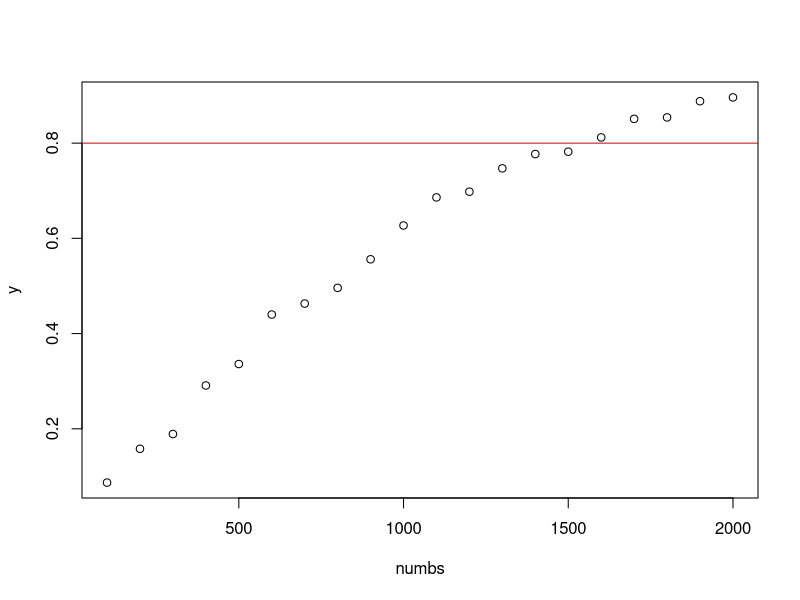
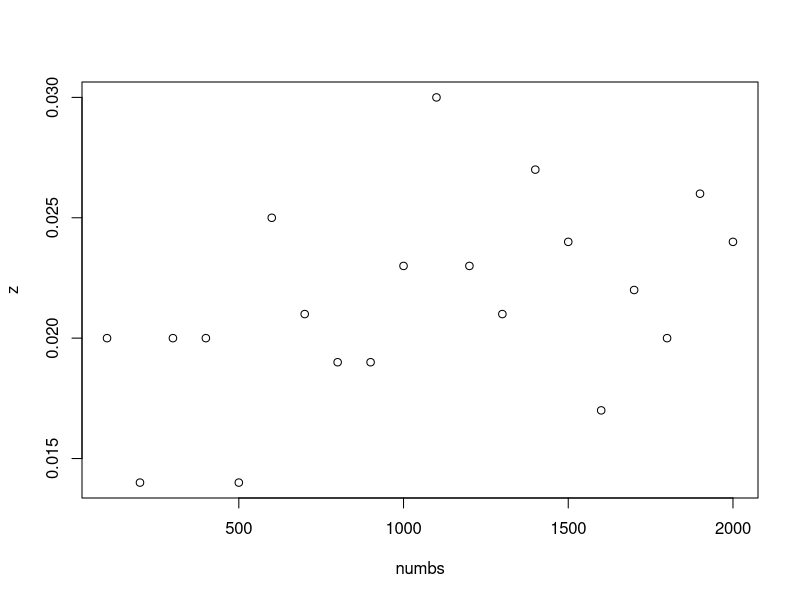
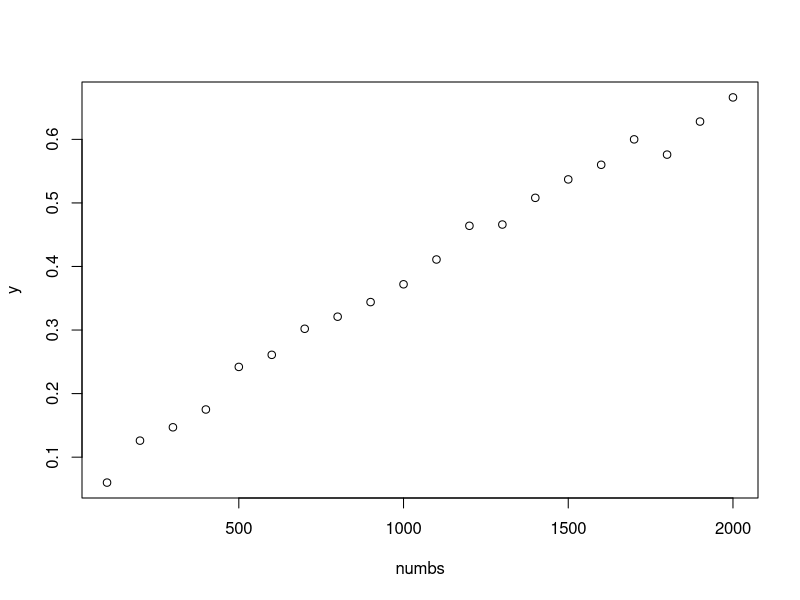
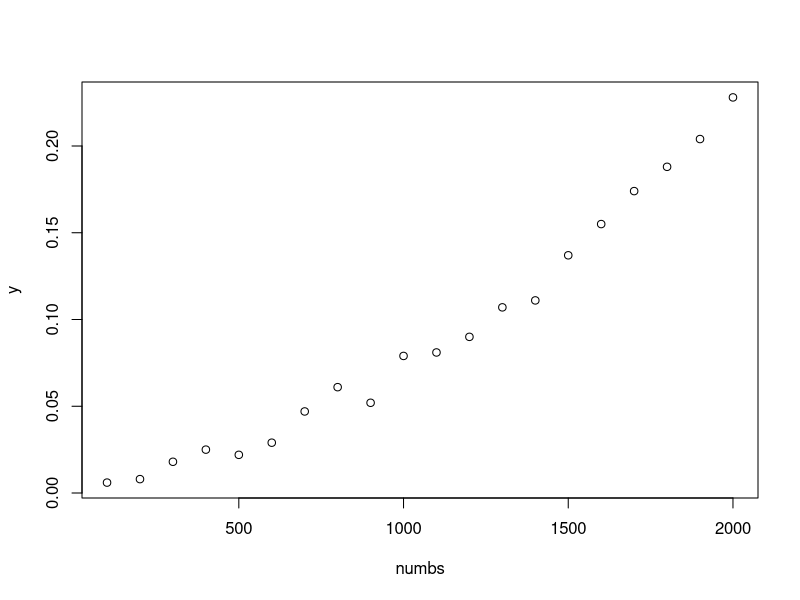

R code for these plots, in order:
################################################################################
# Exercise 2
################################################################################

f1 <- function(n, piE, piC, numsim = 1000){
  sE <- rbinom(numsim, n, piE)
  sC <- rbinom(numsim, n, piC)
  pvals <- sapply(1:numsim, FUN = function(i) prop.test(x = c(sE[i], sC[i]), n = c(n, n),
                                                        alternative = "less")$p.value)
  mean(pvals < 0.025)
}

#It generates 1000 samples for both treatment arms under the assumed alternative
#hypothesis (note: feel free to increase numsim where necessary). Then, it
#determines whether the null hypothesis is to be rejected or not. The proportion
#of rejections equals the power, which is returned by the function. Make sure to
#understand each of the commands in the function.

?rbinom #rbinom(n, size, prob), rbinom generates random deviates

#####QUESTION 1######

#Run f1() for n=100,200,300,...,2000. Store the output and plot the power curve.
#Note: warning messages due to low expected values can be ignored. Based on this
#initial assessment, how many subjects are (approximately) needed in each
#treatment arm to obtain a power of 0.80?
  
piE <- 0.35
piC <- 0.4
numbs <- seq(100, 2000, by=100)
y <- NULL
for (n in numbs){
 y[n] <- (f1(n, piE, piC, numsim = 1000))
}

f1(100, piE, piC, numsim = 1000) #0.092
f1(200, piE, piC, numsim = 1000) #0.146
f1(300, piE, piC, numsim = 1000) #0.222

y <- y[numbs]
y

plot(numbs, y)
abline(h=0.8, col="red")


#####QUESTION 2######

#The function f1() can also be used to obtain the empirical type 1 error rate.
#Run f1() again, this time to determine the empirical type 1 error rate, for the
#same values of n. Again, generate a plot to visualize the results.

#type I error (or error of the first kind) is the incorrect rejection of a true
#null hypothesis. if the null hypothesis is true piE must be the sam as piC, so
#both 0.4

z <- NULL
for (n in numbs){
  z[n] <- (f1(n, 0.4, 0.4, numsim = 1000))
}
z <- z[numbs]
z
plot(numbs, z)


#####QUESTION 3######

#Now suppose that, for ethical and/or logistical reasons, the investigator wants
#to be able to halt the trial if the observed difference already is significant
#after observing the outcomes for half of the subjects (if it is not significant
#at that point, the trial is to be continued until all 2n subjects are
#included). Assuming that the same alpha of 0.025 is used in both tests? Adjust
#f1() to represent this sequential testing scenario, and repeat the exercises
#above. What would be the impact on the power and type 1 error?

f2 <- function(n, piE, piC, numsim = 1000, alpha=0.025){
  sE <- rbinom(numsim, (0.5*n), piE)
  sC <- rbinom(numsim, (0.5*n), piC)
  pvals <- sapply(1:numsim, FUN = function(i) prop.test(x = c(sE[i], sC[i]), n = c((0.5*n), (0.5*n)),
                                                        alternative = "less")$p.value)
  
  n.signif <- mean(pvals < alpha)
  fulltrial <- sum((pvals > alpha) == TRUE)

  nonsig <- numeric(0)
  
  for(i in 1:numsim){
    if(pvals[i] < alpha){
     nonsig[i] <- 0
    }
    else{
     nonsig[i] <- 1
    }
  }
  
  r.sE <- nonsig*sE
  r.sE <- r.sE[!r.sE %in% 0]
  sE2 <- rbinom(fulltrial, (0.5*n), piE)
  sEt <- (r.sE+sE2)
  
  r.sC <- nonsig*sC
  r.sC <- r.sC[!r.sC %in% 0]
  sC2 <- rbinom(fulltrial, (0.5*n), piE)
  sCt <- (r.sC+sC2)

  
  pvals2 <- sapply(1:length(sEt), FUN = function(i) prop.test(x = c(sEt[i], sCt[i]), n = c(n, n),
                                                        alternative = "less")$p.value)
  n.signif.retrial <- mean(pvals2 < alpha)
  n.signif2 <- (n.signif.retrial*(fulltrial/numsim))
  
  n.signif + n.signif2
}

f2(1500, piE, piC, numsim = 1000) # 0.549
f1(1500, piE, piC, numsim = 1000) # 0.792
#power drops quite a bit..

piE <- 0.35
piC <- 0.4
seq(100,2000,by=100)
y <- NULL
for (n in seq(100,2000,by=100)){
  y[n] <- (f2(n, piE, piC, numsim = 1000))
}

y <- y[seq(100,2000,by=100)]
y

plot(numbs, y)
abline(h=0.8, col="red")

#####QUESTION 4######

#What is the impact of choosing a=0.001 for the interim analysis (i.e. only
#halting the trial early if the evidence in favour of the experimental treatment
#is very clear)?


piE <- 0.35
piC <- 0.4
y <- NULL
for (n in numbs){
  y[n] <- (f2(n, piE, piC, numsim = 1000,alpha=0.001))
}

y <- y[numbs]
y

plot(numbs, y)
abline(h=0.8, col="red")